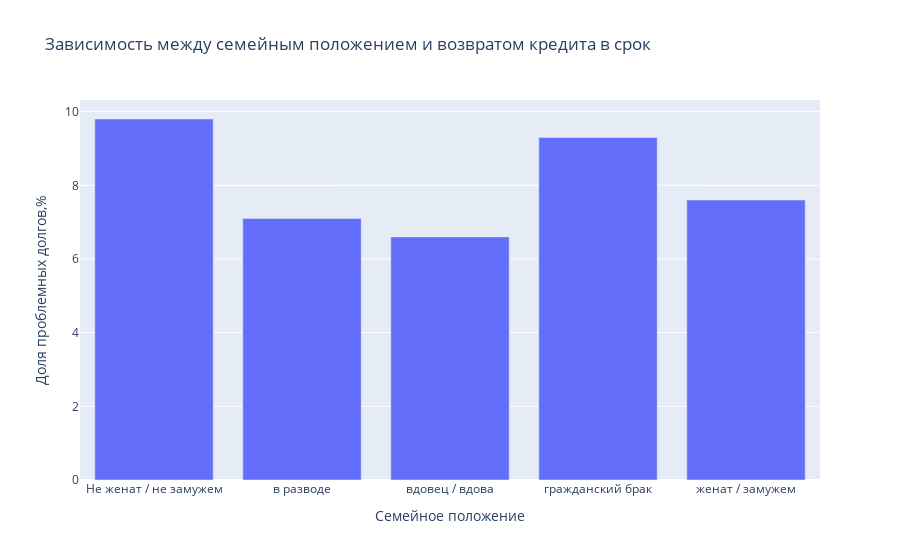

The notebook cell this image was saved under:
### Code cell
#визуализируем соотношение семейного положения и неплатежей
create_barchart(family_crosstab.columns,family_crosstab.loc['share_of_problems'],
                'Зависимость между семейным положением и возвратом кредита в срок','Семейное положение'
)

### Figure 1 — Plotly figure (JSON) as saved in the notebook; plotly's stock layout.template omitted (floating-point values rounded to 4 significant figures)
{"data": [{"type": "bar", "x": ["Не женат / не замужем", "в разводе", "вдовец / вдова", "гражданский брак", "женат / замужем"], "y": [9.8, 7.1, 6.6, 9.3, 7.6]}], "layout": {"title": {"text": "Зависимость между семейным положением и возвратом кредита в срок"}, "xaxis": {"title": {"text": "Семейное положение"}}, "yaxis": {"title": {"text": "Доля проблемных долгов,%"}}}}
